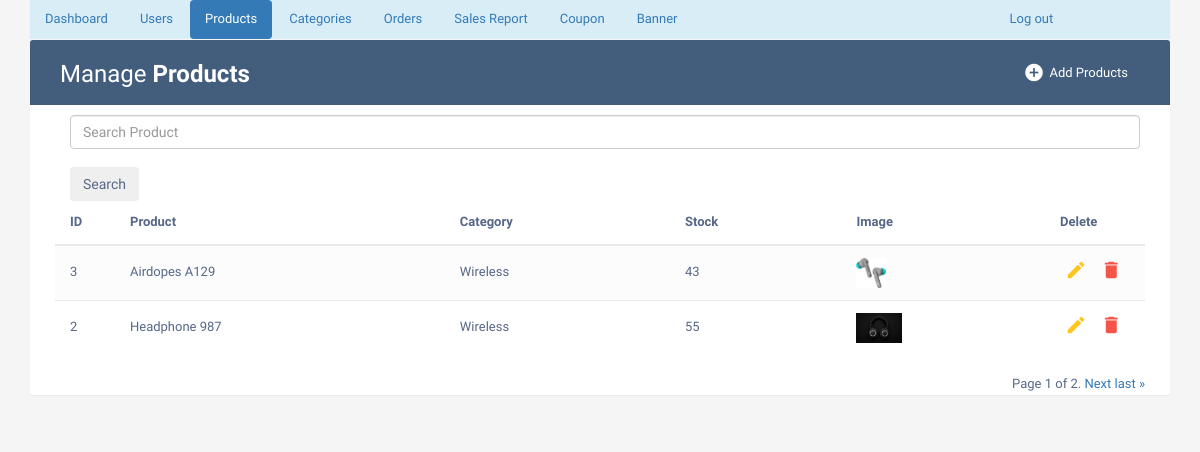
/adminproductlist/ (signed in), run on the app's committed database.
### phase/models.py (models this page shows, shortened)
class Product(models.Model):
    name = models.CharField(max_length=50)
    description = models.CharField(max_length=200)
    image = models.ImageField(upload_to='imagestore/')
    stock = models.PositiveIntegerField(default=1)
    category = models.ForeignKey(Category, on_delete=models.CASCADE, default='Wired')
    normalprice = models.IntegerField(default=0)

class Category(models.Model):
    name = models.CharField(max_length=50)
    offer_active = models.BooleanField(default=False)
    discount = models.IntegerField(null=True,blank=True)

### phase/views.py (the view)
# urls.py: path('adminproductlist/', views.adminproductlist, name='adminproductlist'),
def adminproductlist(request):
    if 'username' in request.session:
        if 'search' in request.GET:
            search=request.GET['search']
            member=Product.objects.filter(name__icontains=search)
        else:
            member=Product.objects.all().order_by('-id')
        paginator = Paginator(member, 2)
        page_number = request.GET.get('page')
        page_obj = paginator.get_page(page_number)
        return render(request,'adminproductlist.html',{'page_obj': page_obj})
    else:
        return render(request, 'adminlogin.html')

### Templates/adminproductlist.html (shortened to what this page needs)
{% extends "adminbase.html" %}
{% block active3 %} "active" {% endblock%}
{% block tablewrapper %}
                    <div class="col-sm-6">
						<h2>Manage <b>Products</b></h2>
					</div>
                    <div class="col-sm-6">
                        <a href="{% url 'adminaddproduct' %}" class="btn" data-toggle="modal"><i class="material-icons">&#xE147;</i> <span>Add Products</span></a>
                      </div>
                    </div>
{% endblock %}
{% block tablecontent%}
                <form action="{% url 'adminproductlist' %}" class="d-flex offset-md-1 container m-auto" style="width:1100px">
                    <input class="form-control offset-md-1" type="search" placeholder="Search Product" name="search" aria-label="Search"><br>
                    <button class="btn btn-outline-secondary" type="submit">Search</button>
                </form>
                <table class="table table-striped table-hover">
                <thead>
                    <tr>
                        <th>ID</th>
                        <th>Product</th>
                        <th>Category</th>
                        <th>Stock</th>
                        <th>Image</th>
                        <th>Delete</th>
                    </tr>
                </thead>
                <tbody>
                    {% for x in page_obj %}
                    <tr>
                        <td>{{ x.id }}</td>
                        <td>{{ x.name }}</td>
                        <td>{{ x.category.name }}</td>
                        <td>{{ x.stock }}</td>
						<td><img src="{{x.image.url}}" height="30px"></td>
                        <td>
                            <a href="{% url 'updateproduct' %}{{x.id}}" class="edit" data-toggle="modal"><i class="material-icons" data-toggle="tooltip" title="Edit">&#xE254;</i></a>
                            <a href="{% url 'deleteproduct' %}?uid={{x.id}}" class="delete" data-toggle="modal"><i class="material-icons" data-toggle="tooltip" title="Delete">&#xE872;</i></a>
                        </td>
                    </tr>
                    {% endfor %}
                </tbody>
                </table>
                                                <div class="pagination">
                                                    <span class="step-links">
                                                        <span class="current-page">
                                                            Page {{ page_obj.number }} of {{ page_obj.paginator.num_pages }}.
                                                        </span>
                                                        {% if page_obj.has_next %}
                                                            <a href="?page={{ page_obj.next_page_number }}">Next</a>
                                                            <a href="?page={{ page_obj.paginator.num_pages }}">last &raquo;</a>
                                                        {% endif %}
                                                    </span>
                                                </div>
{% endblock %}

### Templates/adminbase.html (style rules this page uses)
body { color: #566787; background: #f5f5f5; font-family: 'Varela Round', sans-serif; font-size: 13px; }
.table-title h2 { margin: 5px 0 0; font-size: 24px; }
.table-title .btn { color: #fff; float: right; font-size: 13px; border: none; min-width: 50px; border-radius: 2px; border: none; outline: none !important; margin-left: 10px; }
.table-title .btn i { float: left; font-size: 21px; margin-right: 5px; }
.table-title .btn span { float: left; margin-top: 2px; }
table.table tr th, table.table tr td { border-color: #e9e9e9; padding: 12px 15px; vertical-align: middle; }
table.table tr th:first-child { width: 60px; }
table.table tr th:last-child { width: 100px; }
table.table-striped tbody tr:nth-of-type(odd) { background-color: #fcfcfc; }
table.table td:last-child i { opacity: 0.9; font-size: 22px; margin: 0 5px; }
table.table td a { font-weight: bold; color: #566787; display: inline-block; text-decoration: none; outline: none !important; }
table.table td a.edit { color: #FFC107; }
table.table td a.delete { color: #F44336; }
table.table td i { font-size: 19px; }
.pagination { float: right; margin: 0 0 5px; }

### data on the page
Product: id "3", name "Airdopes A129", category.name "Wireless", stock "43", image (picture)
Product: id "2", name "Headphone 987", category.name "Wireless", stock "55", image (picture)

### other printed values
{{ page_obj.number }} "1"
{{ page_obj.paginator.num_pages }} "2"
